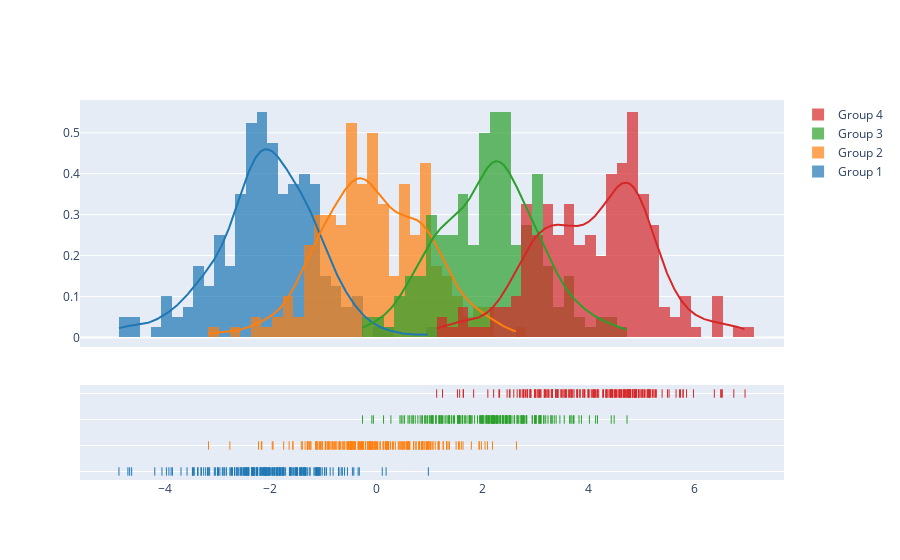

The notebook cell this image was saved under:
### Code cell
import plotly.figure_factory as ff

# Add histogram data
x1 = np.random.randn(200) - 2
x2 = np.random.randn(200)
x3 = np.random.randn(200) + 2
x4 = np.random.randn(200) + 4

# Group data together
hist_data = [x1, x2, x3, x4]

group_labels = ['Group 1', 'Group 2', 'Group 3', 'Group 4']

# Create distplot with custom bin_size
fig = ff.create_distplot(hist_data, group_labels, bin_size=.2)
fig.show()

### Figure 1 — Plotly figure (JSON) as saved in the notebook; plotly's stock layout.template omitted (floating-point values rounded to 4 significant figures; data arrays with more than 128 entries replaced by an {"elided": "..."} marker saying what was removed)
{"data": [{"autobinx": false, "histnorm": "probability density", "legendgroup": "Group 1", "marker": {"color": "rgb(31, 119, 180)"}, "name": "Group 1", "opacity": 0.7, "type": "histogram", "x": {"elided": "200 float values"}, "xaxis": "x", "xbins": {"end": 0.9808, "size": 0.2, "start": -4.861}, "yaxis": "y"}, {"autobinx": false, "histnorm": "probability density", "legendgroup": "Group 2", "marker": {"color": "rgb(255, 127, 14)"}, "name": "Group 2", "opacity": 0.7, "type": "histogram", "x": {"elided": "200 float values"}, "xaxis": "x", "xbins": {"end": 2.644, "size": 0.2, "start": -3.171}, "yaxis": "y"}, {"autobinx": false, "histnorm": "probability density", "legendgroup": "Group 3", "marker": {"color": "rgb(44, 160, 44)"}, "name": "Group 3", "opacity": 0.7, "type": "histogram", "x": {"elided": "200 float values"}, "xaxis": "x", "xbins": {"end": 4.732, "size": 0.2, "start": -0.2631}, "yaxis": "y"}, {"autobinx": false, "histnorm": "probability density", "legendgroup": "Group 4", "marker": {"color": "rgb(214, 39, 40)"}, "name": "Group 4", "opacity": 0.7, "type": "histogram", "x": {"elided": "200 float values"}, "xaxis": "x", "xbins": {"end": 6.961, "size": 0.2, "start": 1.138}, "yaxis": "y"}, {"legendgroup": "Group 1", "marker": {"color": "rgb(31, 119, 180)"}, "mode": "lines", "name": "Group 1", "showlegend": false, "type": "scatter", "x": {"elided": "500 float values"}, "xaxis": "x", "y": {"elided": "500 float values"}, "yaxis": "y"}, {"legendgroup": "Group 2", "marker": {"color": "rgb(255, 127, 14)"}, "mode": "lines", "name": "Group 2", "showlegend": false, "type": "scatter", "x": {"elided": "500 float values"}, "xaxis": "x", "y": {"elided": "500 float values"}, "yaxis": "y"}, {"legendgroup": "Group 3", "marker": {"color": "rgb(44, 160, 44)"}, "mode": "lines", "name": "Group 3", "showlegend": false, "type": "scatter", "x": {"elided": "500 float values"}, "xaxis": "x", "y": {"elided": "500 float values"}, "yaxis": "y"}, {"legendgroup": "Group 4", "marker": {"color": "rgb(214, 39, 40)"}, "mode": "lines", "name": "Group 4", "showlegend": false, "type": "scatter", "x": {"elided": "500 float values"}, "xaxis": "x", "y": {"elided": "500 float values"}, "yaxis": "y"}, {"legendgroup": "Group 1", "marker": {"color": "rgb(31, 119, 180)", "symbol": "line-ns-open"}, "mode": "markers", "name": "Group 1", "showlegend": false, "type": "scatter", "x": {"elided": "200 float values"}, "xaxis": "x", "y": {"elided": "200 str values"}, "yaxis": "y2"}, {"legendgroup": "Group 2", "marker": {"color": "rgb(255, 127, 14)", "symbol": "line-ns-open"}, "mode": "markers", "name": "Group 2", "showlegend": false, "type": "scatter", "x": {"elided": "200 float values"}, "xaxis": "x", "y": {"elided": "200 str values"}, "yaxis": "y2"}, {"legendgroup": "Group 3", "marker": {"color": "rgb(44, 160, 44)", "symbol": "line-ns-open"}, "mode": "markers", "name": "Group 3", "showlegend": false, "type": "scatter", "x": {"elided": "200 float values"}, "xaxis": "x", "y": {"elided": "200 str values"}, "yaxis": "y2"}, {"legendgroup": "Group 4", "marker": {"color": "rgb(214, 39, 40)", "symbol": "line-ns-open"}, "mode": "markers", "name": "Group 4", "showlegend": false, "type": "scatter", "x": {"elided": "200 float values"}, "xaxis": "x", "y": {"elided": "200 str values"}, "yaxis": "y2"}], "layout": {"barmode": "overlay", "hovermode": "closest", "legend": {"traceorder": "reversed"}, "xaxis": {"anchor": "y2", "domain": [0.0, 1.0], "zeroline": false}, "yaxis": {"anchor": "free", "domain": [0.35, 1], "position": 0.0}, "yaxis2": {"anchor": "x", "domain": [0, 0.25], "dtick": 1, "showticklabels": false}}}
